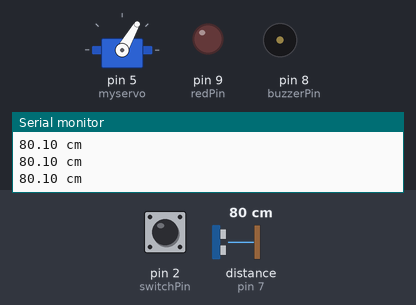
Simulated run of this sketch. Board: Arduino Uno, built with avr-gcc and run on an emulated ATmega328P. On the bench: servo, output pins drawn as LEDs (lit = HIGH), buzzer (waves = sounding), the last lines printed to the serial monitor. Wiring (inferred from the names in the program): ultrasonic range finder: trigger pin 6; echo pin 7. Dashed ring = blinking. The test bench sets the inputs (shaded band); at power-on: distance to the obstacle (sensor on pin 7) 80 cm, pin 2 (switchPin) HIGH. The echo pulse lasts 58.3 µs per cm; pins used as bus, display or sensor lines are not drawn.

Above: at 1.2 s.
1.3 s: distance to the obstacle (sensor on pin 7) set to 33 cm
4.3 s: distance to the obstacle (sensor on pin 7) set to 27 cm
At 4.68 s:
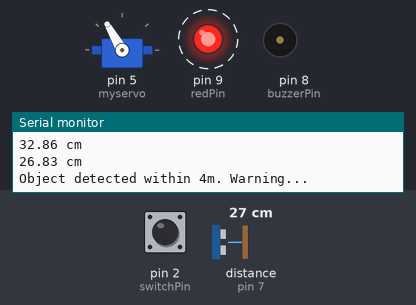
7.3 s: pin 2 (switchPin) pulled LOW for 0.55 s
At 8.64 s:
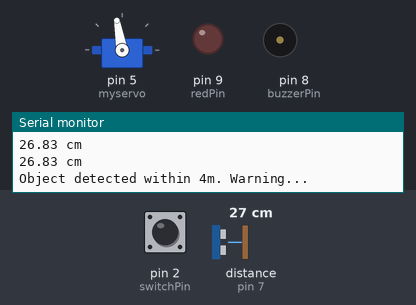
10.9 s: distance to the obstacle (sensor on pin 7) set to 7 cm
13.9 s: distance to the obstacle (sensor on pin 7) set to 4 cm
At 14.6 s:
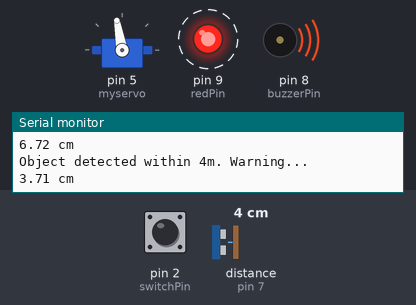
16.9 s: pin 2 (switchPin) pulled LOW for 1 s
At 18.1 s:
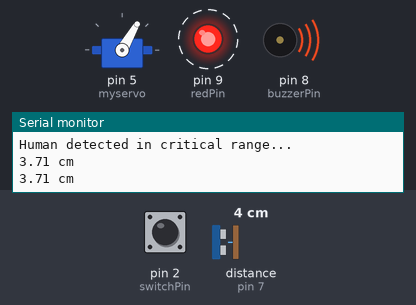
Timing chart, 0 to 21.9 s (numbered marks = the images above; inputs shaded):
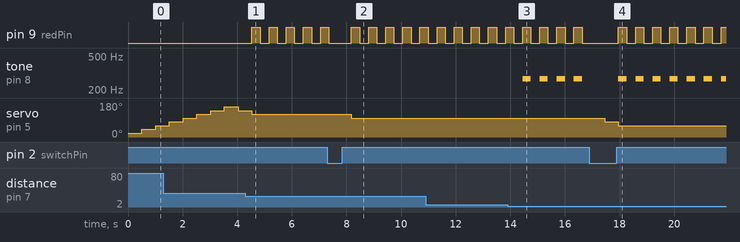

The sketch:

SecurityCameraA.ino
```cpp
/*
  Basic Security Camera

   Controlled by a switch to turn on and off.
   The system will rotate using a servo motor based on a open loop to scan the area.
   The system will use an ultrasonic sensor to detect movement and objects which are in range (up to 4 meters).
   If an object is in range, the camera will stop rotating.
   The system will turn on an LED to warn intruders.
   If a human-sized object or human-like motion is detected within a critical range (1-2m) a piezo buzzer will activate to warn the area.

*/

#include <Servo.h>                // include the servo library

// Change the distance variables to desired values.
int warningDistance = 30;
int alarmDistance = 5;

// Declare variables and functions used by the tests
Servo myservo;              // create a servo object
int servoPos = 20;                // variable to store the servo position
int switchPin = 2;          // the pin the switch is connected to
const int buzzerPin = 8;    // pin that will drive the buzzer
const int trigPin = 6;      // connects to the trigger pin on the distance sensor
const int echoPin = 7;      // connects to the echo pin on the distance sensor
const int redPin = 9;       // pin to control the red LED inside the RGB LED

float distance = 0;               //stores the distance measured by the distance sensor
float getDistance();

bool isRotating = true;
bool humanDetectedInWarningDistance = false;
bool humanDetectedInAlarmDistance = false;

void setup()
{
  myservo.attach(5);        // tell the servo object that its servo is plugged into pin 5
  pinMode(switchPin, INPUT_PULLUP); // set the switch pin as an input with internal pull-up resistor
  pinMode(9, OUTPUT);      // Set pin 9 to output for LED
  pinMode(buzzerPin, OUTPUT);   // set the buzzer pin to output
  Serial.begin(9600);       // set up a serial connection with the computer
  pinMode(trigPin, OUTPUT);   // the trigger pin will output pulses of electricity
  pinMode(echoPin, INPUT);    // the echo pin will measure the duration of pulses coming back from the distance sensor
}

void loop() {
  if (digitalRead(switchPin) == HIGH) {

    // if the switch is on, rotate the servo
    isRotating = true;

    while (isRotating && digitalRead(switchPin) == HIGH){

      // rotate the servo
      myservo.write(20);
      getData();
      delay(500);
      myservo.write(40);
      getData();
      delay(500);
      myservo.write(60);
      getData();
      delay(500);
      myservo.write(80);
      getData();
      delay(500);
      myservo.write(100);
      getData();
      delay(500);
      myservo.write(120);
      getData();
      delay(500);
      myservo.write(140);
      getData();
      delay(500);
      myservo.write(160);
      getData();
      delay(500);
      myservo.write(140);
      getData();
      delay(500);
      myservo.write(120);
      getData();
      delay(500);
      myservo.write(100);
      getData();
      delay(500);
      myservo.write(80);
      getData();
      delay(500);
      myservo.write(60);
      getData();
      delay(500);
      myservo.write(40);
      getData();
      delay(500);
    }
  } else {
    // if the switch is off, stop rotating the servo
    isRotating = false;
    myservo.write(90); // move the servo to the center position
  }
}

//------------------FUNCTIONS-------------------------------

//RETURNS THE DISTANCE MEASURED BY THE HC-SR04 DISTANCE SENSOR
float getDistance()
{
  float echoTime;                   //variable to store the time it takes for a ping to bounce off an object
  float calculatedDistance;         //variable to store the distance calculated from the echo time

  //send out an ultrasonic pulse that's 10ms long
  digitalWrite(trigPin, HIGH);
  delayMicroseconds(10);
  digitalWrite(trigPin, LOW);

  echoTime = pulseIn(echoPin, HIGH);      //use the pulsein command to see how long it takes for the
                                          //pulse to bounce back to the sensor

  calculatedDistance = echoTime / 58.0;  //calculate the distance of the object that reflected the pulse (half the bounce time multiplied by the speed of sound)

  return calculatedDistance;              //send back the distance that was calculated
}

void getData(){
  if (digitalRead(switchPin) == HIGH) {
    distance = getDistance();
    Serial.print(distance);
    Serial.println(" cm");

    if (distance <= warningDistance) { // if an object is within range of the ultrasonic sensor
      // stop rotating the servo
      isRotating = false;

      while (!isRotating && digitalRead(switchPin) == HIGH){
        // The camera should be able to be turned off even during the loop

        // get the current position of the servo again and update servoPos
        servoPos = myservo.read();
        // set the servo position at the current position in order to stop the rotation.
        myservo.write(servoPos);

        if (distance <= alarmDistance && digitalRead(switchPin) == HIGH) { // if the object is within critical range
          // activate the piezo buzzer
          tone(buzzerPin, 272);
          // turn on the warning LED
          digitalWrite(redPin, HIGH);
          delay(300);
          noTone(buzzerPin);
          digitalWrite(redPin, LOW);
          delay(300);
          Serial.println("Human detected in critical range...");
        } else { // the object is within warning distance but not critical range
          Serial.println("Object detected within 4m. Warning...");

          // turn on the warning LED
          digitalWrite(redPin, HIGH);
          delay(300);
          // turn off the warning LED
          digitalWrite(redPin, LOW);
          delay(300);
        }
        delay(25);
        // Check the distance again at the end of the while loop to update conditions
        distance = getDistance();
        Serial.print(distance);
        Serial.println(" cm");
        // exit the loop if the distance is no longer within the warning range or if the switch is turned off
        if (distance > warningDistance || digitalRead(switchPin) == LOW) {
          isRotating = true;
        }
      } // end of while loop
    } else { // if the distance is not or no longer within warning range
      isRotating = true;
    }
    isRotating = true;
  } // end of switch check if
}
```

Measured:
- the behaviour switches between 31 and 30 cm on distance to the obstacle (sensor on pin 7) (found by bisection; images 0 and 1)
- the behaviour switches between 6 and 5 cm on distance to the obstacle (sensor on pin 7) (found by bisection; images 2 and 3)
- after the input at 4.3 s, pin 9 (redPin): alternates HIGH for 0.30 s and LOW for 0.33 s, starting after 0.24 s; servo on pin 5 (myservo): goes on until 4.5 s, then stays 120°
- after the input at 7.3 s, servo on pin 5 (myservo): 120° → 100° after 0.88 s
- after the input at 13.9 s, tone on pin 8 (buzzerPin): alternates 272 Hz for 0.30 s and silent for 0.33 s, starting after 0.55 s
- after the input at 16.9 s, servo on pin 5 (myservo): 100° → 80° after 0.56 s, → 60° 0.50 s later
